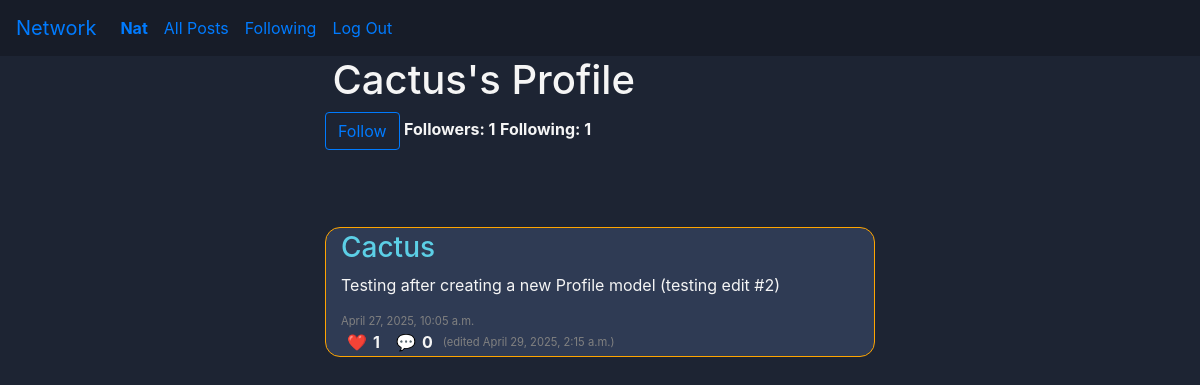
The page /profile/Cactus (signed in) on the database its author committed.
### network/models.py (models this page shows, shortened)
class User(AbstractUser):
    pass

class Profile(models.Model):
    user = models.OneToOneField(User, on_delete=models.CASCADE)
    following = models.ManyToManyField("self", symmetrical=False, blank=True, related_name="followers")
    saved_posts = models.ManyToManyField("Post", blank=True, related_name="saved_by_profiles")
    profile_picture = models.ImageField(upload_to='profile_pics/', blank=True, null=True) # TODO
    profile_picture_url = models.URLField(blank=True, null=True) # TODO
    bio = models.CharField(max_length=512, null=True, blank=True) # TODO
    @property
    def following_count(self):
        return self.following.count()
    @property
    def follower_count(self):
        return self.followers.count()

class Post(models.Model):
    profile = models.ForeignKey("Profile", on_delete=models.CASCADE)
    content = models.TextField(max_length=512, blank=False, null=False)
    likes = models.ManyToManyField("Profile", blank=True, related_name="liked_posts")
    timestamp = models.DateTimeField(auto_now_add=True)
    edited_timestamp = models.DateTimeField(auto_now_add=False, null=True) # TODO
    @property
    def like_count(self):
        return self.likes.count()
    @property
    def comment_count(self):
        return self.comment_set.count()

### network/views.py (the view)
# urls.py: path("profile/<str:username>", views.profile, name="profile"),
def profile(request, username):
    user = User.objects.get(username=username)
    if not user:
        return False #TODO render error page
    return post_paginator(
        request,
        query=user.profile.post_set.select_related("profile").order_by("-timestamp"),
        template="network/profile.html",
        title=f"{user.username}'s Profile",
        user_obj=user
        )

### network/views.py (called while the page is built)
def post_paginator(request, query, template, title, user_obj=None):
    paginator = Paginator(query, 10)
    page_number = request.GET.get("page")
    page_obj = paginator.get_page(page_number)
    return render(request, template, {
        "page_obj": page_obj,
        "title": title,
        "user_obj": user_obj
    })

### network/templates/network/profile.html (shortened to what this page needs)
{% extends "network/layout.html" %}
{% load static %}
{% block body %}
    <div class="header-div">
        <h1 class="header-txt">{{ user_obj.username }}'s Profile</h1>
    </div>
    <div class="profile-card">
        {% if user.is_authenticated %}
            {% if user_obj.username != user.username %}
                <button class="btn btn-outline-primary"
                    id="toggle-follow-btn"
                    data-username="{{ user_obj.username }}">
                    {% if user_obj in user.following %}Unfollow{% else %}Follow{% endif %}</button>
            {% endif %}
        {% else %}
            <p class="alert-div">Log in to follow!</p>
        {% endif %}
        <strong id="follower-count">Followers: {{ user_obj.profile.follower_count }}</strong>
        <strong id="following-count">Following: {{ user_obj.profile.following_count }}</strong>
    </div>
    {% include "network/partials/load_posts.html" with page_obj=page_obj %}
{% endblock %}

### network/templates/network/layout.html (shortened to what this page needs)
{% load static %}
<!DOCTYPE html>
<html lang="en">
    <head>
        <link rel="stylesheet" href="https://stackpath.bootstrapcdn.com/bootstrap/4.4.1/css/bootstrap.min.css">
        <link href="{% static 'network/styles.css' %}" rel="stylesheet">
    </head>
    <body>
        <nav class="navbar navbar-expand-lg nav">
            <a class="navbar-brand" href="#">Network</a>
            <div>
              <ul class="navbar-nav mr-auto">
                {% if user.is_authenticated %}
                    <li class="nav-item">
                        <a class="nav-link" href="{% url 'profile' username=user.username %}"><strong>{{ user.username }}</strong></a>
                    </li>
                {% endif %}
                <li class="nav-item">
                  <a class="nav-link" href="{% url 'index' %}">All Posts</a>
                </li>
                {% if user.is_authenticated %}
                    <li class="nav-item">
                        <a class="nav-link" href="{% url 'following_posts' %}">Following</a>
                    </li>
                    <li class="nav-item">
                        <a class="nav-link" href="{% url 'logout' %}">Log Out</a>
                    </li>
                {% endif %}
              </ul>
            </div>
          </nav>
        <div class="body">
            {% block body %}
            {% endblock %}
        </div>
    </body>
</html>

### network/templates/network/partials/load_posts.html (shortened to what this page needs)
<div class="posts-div">
    {% for post in page_obj %}
        <div class="post-div">
            <h3><a class="post-header-txt" href="{% url 'profile' username=post.profile.user.username %}">{{ post.profile.user.username }}</a></h3>
            <div class="post-text-div">
                <p class="post-text">{{ post.content }}</p>
            </div>
            <p class="timestamp-txt">{{ post.timestamp }}</p>
            <div class="post-interact-div">
                {% if user.is_authenticated %}
                    <button class="like-btn post-interact-btn" data-id="{{ post.id }}"
                    data-liked="{% if user in post.likes.all %}true{% else %}false{% endif %}">❤️</button>
                {% else %}
                    🩶
                {% endif %}
                <strong class="like-count count">{{ post.like_count }}</strong>
                <button class="post-interact-btn" data-id="{{ post.id }}">💬</button>
                <strong class="comment-count count">{{ post.comment_count }}</strong>
                    <p class="edited-timestamp-txt timestamp-txt">
                        {% if post.edited_timestamp %}
                            (edited {{ post.edited_timestamp }})
                        {% endif %}
                    </p>
            </div>
        </div>
    {% endfor %}
</div>

### network/static/network/styles.css (style rules this page uses)
* { margin: 0; box-sizing: border-box; }
.nav { background-color: #171c28; }
.body { background-color: #1d2433; color: whitesmoke; display: flex; flex-direction: column; align-items: center; min-height: 100vh; }
.header-txt { align-self: flex-start; margin-left: 15px; width: 550px; }
.post-header-txt { color: #5ccfe6; }
.profile-card { min-width: 550px; min-height: 100px; }
.post-div { border-radius: 15px; width: 550px; background-color: #2f3b54; margin-top: 15px; padding: 3px 0 1px 15px; border: 1px solid orange; }
.post-interact-div { width: 100%; display: inline-flex; align-items: center; }
.count { margin-right: 10px; }
.post-interact-btn { border: none; background-color: inherit; }
.timestamp-txt { font-size: 0.7rem; color: grey; margin: 0; }

### rows shown on the page
User: username "Nat"
User: username "Cactus", profile.follower_count "1", profile.following_count "1"
Post: profile.user.username "Cactus", content "Testing after creating a new Profile model (testing edit #2)", timestamp "April 27, 2025, 10:05 a.m.", like_count "1", comment_count "0", edited_timestamp "April 29, 2025, 2:15 a.m."
